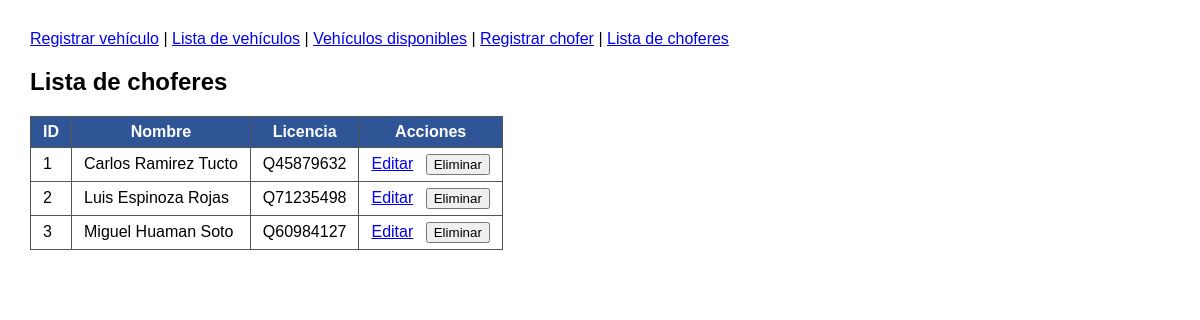
The app's page /choferes.php with its own data.
### tables this page shows
create table chofer (
    id int  auto_increment primary key,
    nombre varchar(100) not null,
    licencia varchar(15) not null,
    unique (licencia)
);

### app/models/Chofer.php (called while the page is built, shortened)
<?php
class Chofer{
    public function listar(){
        $conn = new Conn();
        $conexion = $conn->conectar();
        $sql = "select id, nombre, licencia from chofer order by id";
        $stmt = $conexion->prepare($sql);
        $stmt->execute();
        $choferes = $stmt->fetchAll(PDO::FETCH_ASSOC);
        return $choferes;
    }
}

### app/controllers/ChoferController.php (called while the page is built, shortened)
<?php
require_once "app/models/Chofer.php";
class ChoferController{
    public function listar(){
        $chofer = new Chofer();
        return $chofer->listar();
    }
}

### app/views/choferes/listar.php (the view, shortened to what this page needs)
<!DOCTYPE html>
<html lang="es">
<head>
    <link rel="stylesheet" href="public/css/flota.css">
</head>
<body>
    <nav>
        <a href="vehiculos.php?accion=registrar">Registrar vehículo</a> |
        <a href="vehiculos.php">Lista de vehículos</a> |
        <a href="vehiculos.php?accion=disponibles">Vehículos disponibles</a> |
        <a href="choferes.php?accion=registrar">Registrar chofer</a> |
        <a href="choferes.php">Lista de choferes</a>
    </nav>
    <h2>Lista de choferes</h2>
    <table>
        <tr>
            <th>ID</th>
            <th>Nombre</th>
            <th>Licencia</th>
            <th>Acciones</th>
        </tr>
        <?php foreach($choferes as $c){ ?>
        <tr>
            <td><?php echo $c["id"]; ?></td>
            <td><?php echo htmlspecialchars($c["nombre"]); ?></td>
            <td><?php echo htmlspecialchars($c["licencia"]); ?></td>
            <td>
                <a href="choferes.php?accion=editar&id=<?php echo $c["id"]; ?>">Editar</a>
                <form method="post" action="choferes.php?accion=eliminar" class="en-linea" onsubmit="return confirm('¿Seguro que quieres eliminar este chofer?');">
                    <input type="submit" value="Eliminar">
                </form>
            </td>
        </tr>
        <?php } ?>
    </table>
</body>
</html>

### public/css/flota.css (style rules this page uses)
body { font-family: Arial, sans-serif; margin: 30px; }
nav { margin-bottom: 20px; }
table { border-collapse: collapse; }
th, td { border: 1px solid #555; padding: 6px 12px; }
th { background-color: #2F5597; color: white; }
.en-linea { display: inline; margin-left: 8px; }

### records on screen
chofer: id "1", nombre "Carlos Ramirez Tucto", licencia "Q45879632"
chofer: id "2", nombre "Luis Espinoza Rojas", licencia "Q71235498"
chofer: id "3", nombre "Miguel Huaman Soto", licencia "Q60984127"
